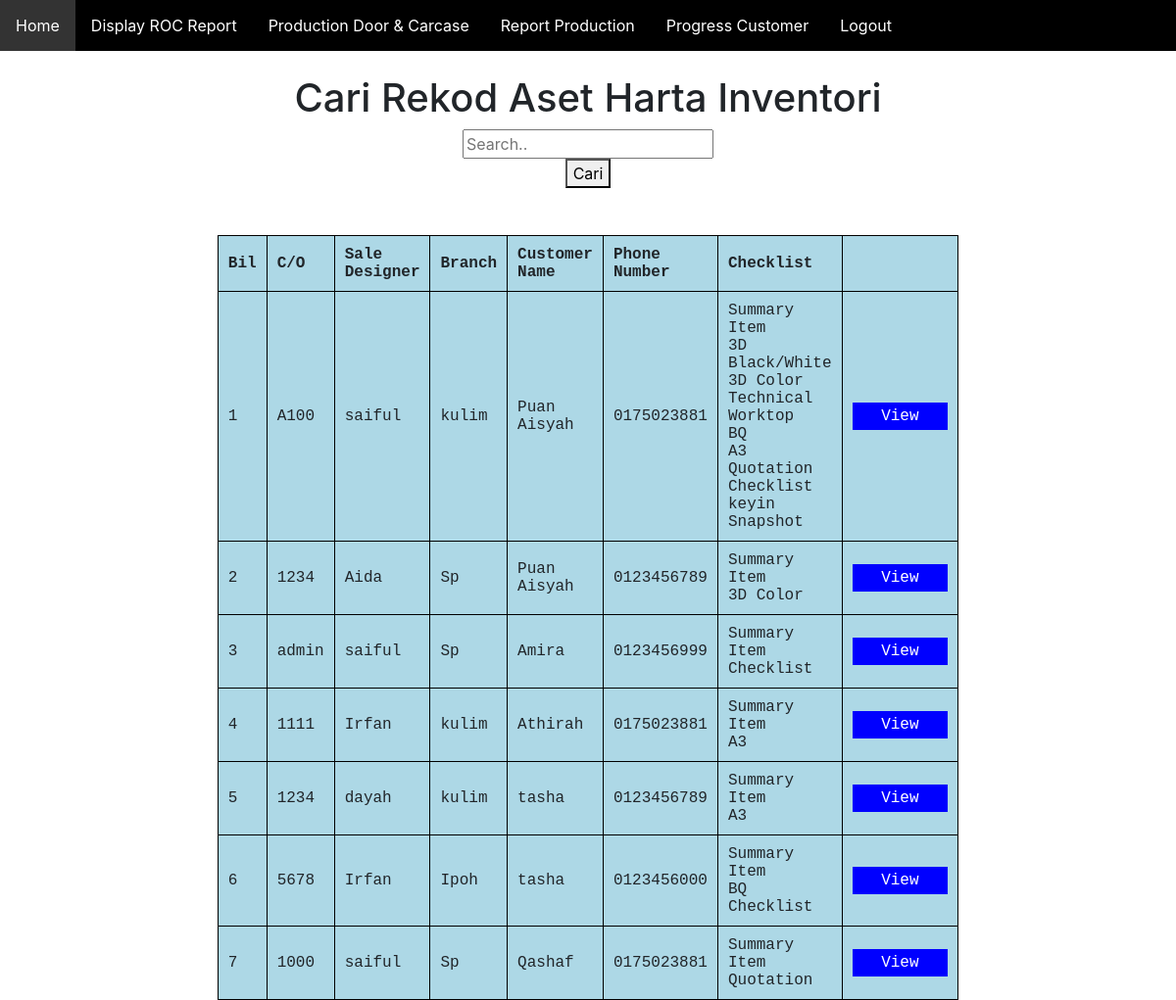
Page /ifkitchen/productionroc.php on the committed database.
### tables this page shows
CREATE TABLE `roc` (
  `id` int(10) NOT NULL,
  `empno` text NOT NULL,
  `sd` text NOT NULL,
  `branch` text NOT NULL,
  `name` text NOT NULL,
  `notel` text NOT NULL,
  `sverify` date DEFAULT NULL,
  `check` varchar(200) NOT NULL,
  `summary` varchar(50) NOT NULL,
  `bw` varchar(50) NOT NULL,
  `color` varchar(50) NOT NULL,
  `technical` varchar(50) NOT NULL,
  `worktop` varchar(50) NOT NULL,
  `bq` varchar(50) NOT NULL,
  `a3` varchar(50) NOT NULL,
  `quotation` varchar(50) NOT NULL,
  `checklist` varchar(50) NOT NULL,
  `keyin` varchar(50) NOT NULL,
  `snapshot` varchar(50) NOT NULL
);

### ifkitchen/productionroc.php (the view, shortened to what this page needs)
<?php
include('navbarproduction.php');
?>
<!DOCTYPE html>
<html>
<head>
</head>
<body>
<center>
<h1>Cari Rekod Aset Harta Inventori</h1>
                <form method="post" action="" class="example" style="margin:auto;max-width: 300px">
                <input type="text" placeholder="Search.."name="carian">
                <button type="submit" value="Cari">Cari</button>
            </form>
            <?php
include("connection.php");
$carian="";
$page=0;
$limit=10000;
$offset=$page * $limit;
$sql="SELECT * FROM roc WHERE empno LIKE '%$carian%' OR name LIKE '%$carian%'
LIMIT $limit OFFSET $offset";
$result= mysqli_query($conn,$sql);
?>
</center>
<br><br>
<table id = "t01" border="1" cellpadding="5" align="center">
<tr>
     <th><b>Bil</b></th>
     <th><b>C/O</b></th>
     <th><b>Sale Designer</b></th>
     <th><b>Branch</b></th>
     <th><b>Customer Name</b></th>
     <th><b>Phone Number</b></th>
     <th><b>Checklist</b></th>
     <th><b></b></th>
</tr>
<?php
	$i= $page ;
	while ($rows=mysqli_fetch_array($result)){
		?>
		<tbody><tr>
			<td><?=++$i?></td>
			<td><?=$rows["empno"]?></td>
			<td><?=$rows['sd']?></td>
			<td><?=$rows['branch']?></td>
			<td><?=$rows['name']?></td>
			<td><?=$rows['notel']?></td>
            <td><div class="one">
            <?php if ($rows['summary'] != "") {
             echo $rows['summary'], '<br>';}?>
        <?php if ($rows['bw'] != "") {
            echo $rows['bw'], '<br>';}?>
        <?php if ($rows['color'] != "") {
            echo $rows['color'], '<br>';}?>
        <?php if ($rows['technical'] != "") {
            echo $rows['technical'], '<br>';}?>
        <?php if ($rows['worktop'] != "") {
            echo $rows['worktop'], '<br>';}?>
        <?php if ($rows['bq'] != "") {
            echo $rows['bq'], '<br>';}?>
        <?php if ($rows['a3'] != "") {
            echo $rows['a3'], '<br>';}?>
        <?php if ($rows['quotation'] != "") {
            echo $rows['quotation'], '<br>';}?>
        <?php if ($rows['checklist'] != "") {
            echo $rows['checklist'], '<br>';}?>
        <?php if ($rows['keyin'] != "") {
            echo $rows['keyin'], '<br>';}?>
        <?php if ($rows['snapshot'] != "") {
            echo $rows['snapshot'];}?>
   </div></td>
            <td>
                <input type="button" value=" View " onclick="window.location.href='productionviewroc.php?id=<?php echo $rows['id'];?>'"/>
		  </td>
		</tr>
		<?php
    }
    ?>
    </table>
</body>
</html>

### ifkitchen/navbarproduction.php (style rules this page uses)
html { font-family: Arial; display: inline-block; margin: 0px auto; text-align: left; }

### ifkitchen/productionroc.php (style rules this page uses)
table, th, td { border: 1px solid black; border-collapse: collapse; padding:5px; text-align: left, center; width: 10%; }
th { padding: 10px; text-align: left, center; font-family: "Lucida Console", "Courier New", monospace; }
td { padding: 10px; text-align: left, center; font-family: "Lucida Console", "Courier New", monospace; }
#t01 { width: 50%; background-color: lightblue; }
input[type=button] { background-color: blue; border: none; color: white; padding: 5px 20px; text-decoration: none; display: inline-block; cursor: pointer; margin: 2px auto; -webkit-transition-duration: 0.4s; transition-duration: 0.4s; font-family: "Lucida Console", "Courier New", monospace; }

### rows in the picture
roc: empno "A100", sd "saiful", branch "kulim", name "Puan Aisyah", notel "0175023881", summary "Summary Item", bw "3D Black/White", color "3D Color", technical "Technical", worktop "Worktop", bq "BQ", a3 "A3", quotation "Quotation", checklist "Checklist", keyin "keyin", snapshot "Snapshot"
roc: empno "1234", sd "Aida", branch "Sp", name "Puan Aisyah", notel "0123456789", summary "Summary Item", color "3D Color"
roc: empno "admin", sd "saiful", branch "Sp", name "Amira", notel "0123456999", summary "Summary Item", checklist "Checklist"
roc: empno "1111", sd "Irfan", branch "kulim", name "Athirah", notel "0175023881", summary "Summary Item", a3 "A3"
roc: empno "1234", sd "dayah", branch "kulim", name "tasha", notel "0123456789", summary "Summary Item", a3 "A3"
roc: empno "5678", sd "Irfan", branch "Ipoh", name "tasha", notel "0123456000", summary "Summary Item", bq "BQ", checklist "Checklist"
roc: empno "1000", sd "saiful", branch "Sp", name "Qashaf", notel "0175023881", summary "Summary Item", quotation "Quotation"
